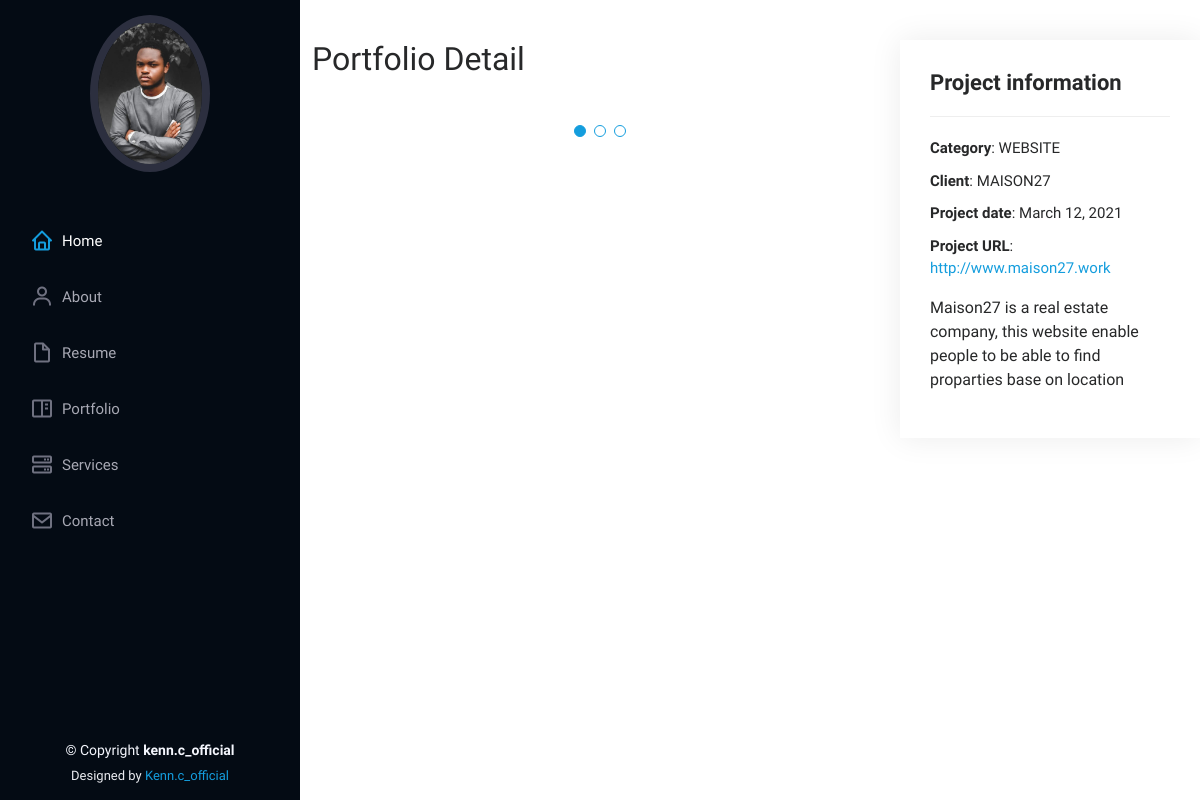
The page /portfolio/1 on the database its author committed.
### portfolio/models.py (models this page shows, shortened)
class Portfolio_Post(models.Model):
	name = models.CharField(max_length=255)
	category = models.CharField(max_length=255)
	client = models.CharField(max_length=255)
	project_date = models.DateField(auto_now_add=True)
	Discription = RichTextField(blank=True, null=True)
	image = CloudinaryField('image', null=True, blank=True)
	image2 = CloudinaryField('image', null=True, blank=True)
	image3 = CloudinaryField('image', null=True, blank=True)
	project_url = models.URLField(max_length=255, default='non given')

### portfolio/views.py (the view)
# urls.py: path('portfolio/<int:pk>', PortfolioDetailView.as_view(), name='portfolio-details'),
class PortfolioDetailView(DetailView):
    model = Portfolio_Post
    template_name = 'portfolio-details.html'

### portfolio/templates/portfolio-details.html (shortened to what this page needs)
{% extends 'index.html' %}
{% load static %}
{% block content %}
  <main id="main">
    <div id="portfolio-details" class="portfolio-details">
      <div class="container">
        <div class="row">
          <div class="col-lg-8">
            <h2 class="portfolio-title">Portfolio Detail</h2>
            <div class="portfolio-details-slider swiper-container">
              <div class="swiper-wrapper align-items-center">
                <div class="swiper-slide">
                </div>
              </div>
              <div class="swiper-pagination"></div>
            </div>
          </div>
          <div class="col-lg-4 portfolio-info">
            <h3>Project information</h3>
            <ul>
              <li><strong>Category</strong>: {{ portfolio_post.category|upper }}</li>
              <li><strong>Client</strong>: {{ portfolio_post.client|upper }}</li>
              <li><strong>Project date</strong>: {{ portfolio_post.project_date }}</li>
              <li><strong>Project URL</strong>: <a target="_blank" href="{{ portfolio_post.project_url }}">{{ portfolio_post.project_url }}</a></li>
            </ul>
            <p>
              {{ portfolio_post.Discription|safe }}
            </p>
          </div>
        </div>
      </div>
    </div>
  </main>
  {% endblock %}

### portfolio/static/portfolio/assets/css/style.css (style rules this page uses)
body { font-family: "Open Sans", sans-serif; color: #272829; }
a { color: #149ddd; text-decoration: none; }
h1, h2, h3, h4, h5, h6 { font-family: "Raleway", sans-serif; }
#main { margin-left: 300px; }
.portfolio-details { padding-top: 40px; }
.portfolio-details .portfolio-details-slider .swiper-pagination { margin-top: 20px; position: relative; }
.portfolio-details .portfolio-info { padding: 30px; box-shadow: 0px 0 30px rgba(5, 13, 24, 0.08); }
.portfolio-details .portfolio-info h3 { font-size: 22px; font-weight: 700; margin-bottom: 20px; padding-bottom: 20px; border-bottom: 1px solid #eee; }
.portfolio-details .portfolio-info ul { list-style: none; padding: 0; font-size: 15px; }
.portfolio-details .portfolio-info ul li + li { margin-top: 10px; }

### rows shown on the page
Portfolio_Post: category "WEBSITE", client "MAISON27", project_date "March 12, 2021", project_url "http://www.maison27.work", Discription "Maison27 is a real estate company, this website enable people to be able to find proparties base on location"
